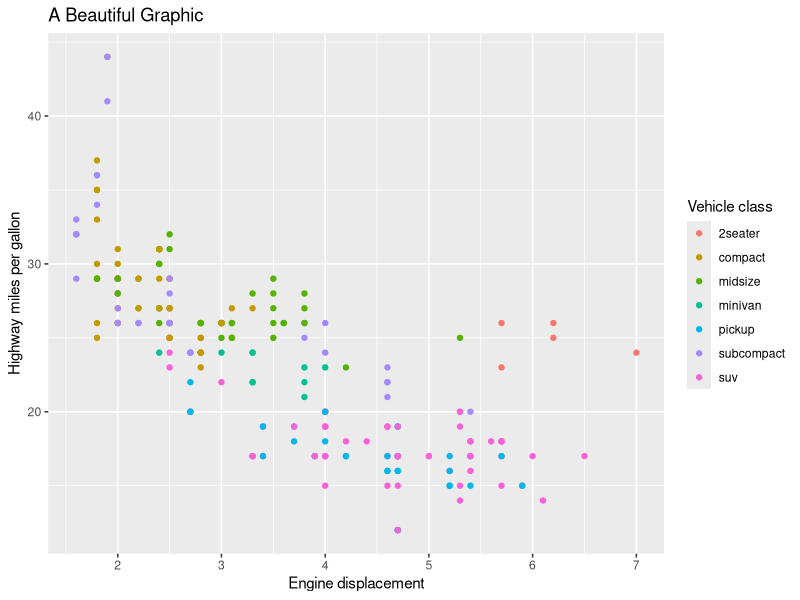

Write R code to recreate this figure.
## ---- chunk 1
#| message: false
library(tidyverse)
## ---- chunk 2
ggplot(mpg, aes(x = displ, y = hwy, color = class)) +
  geom_point() +
  labs(
    title = "A Beautiful Graphic",
    x = "Engine displacement",
    y = "Highway miles per gallon",
    color = "Vehicle class"
  )
